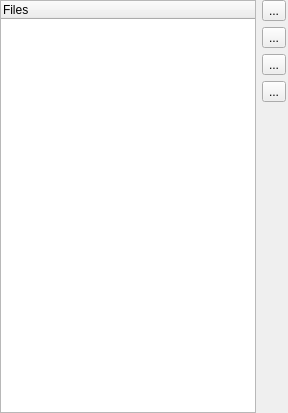
     <widget class="QWidget" name="page_10" >
      <layout class="QGridLayout" >
       <property name="margin" >
        <number>0</number>
       </property>
       <property name="spacing" >
        <number>6</number>
       </property>
       <item rowspan="5" row="0" column="0" >
        <widget class="QTreeWidget" name="free_files_tree" >
         <property name="editTriggers" >
          <set>QAbstractItemView::AllEditTriggers</set>
         </property>
         <property name="alternatingRowColors" >
          <bool>true</bool>
         </property>
         <property name="selectionMode" >
          <enum>QAbstractItemView::ExtendedSelection</enum>
         </property>
         <property name="rootIsDecorated" >
          <bool>false</bool>
         </property>
         <property name="uniformRowHeights" >
          <bool>true</bool>
         </property>
         <property name="allColumnsShowFocus" >
          <bool>true</bool>
         </property>
         <column>
          <property name="text" >
           <string>Files</string>
          </property>
         </column>
        </widget>
       </item>
       <item row="4" column="1" >
        <spacer>
         <property name="orientation" >
          <enum>Qt::Vertical</enum>
         </property>
         <property name="sizeHint" >
          <size>
           <width>26</width>
           <height>311</height>
          </size>
         </property>
        </spacer>
       </item>
       <item row="2" column="1" >
        <widget class="QToolButton" name="move_free_file_up_pb" >
         <property name="toolTip" >
          <string>Move selected layer up (Ctrl+Up)</string>
         </property>
         <property name="text" >
          <string>...</string>
         </property>
         <property name="icon" >
          <iconset resource="layResources.qrc" >:/up.png</iconset>
         </property>
         <property name="shortcut" >
          <string>Ctrl+Up</string>
         </property>
        </widget>
       </item>
       <item row="0" column="1" >
        <widget class="QToolButton" name="add_free_file_pb" >
         <property name="toolTip" >
          <string>Add new layer (Return)</string>
         </property>
         <property name="text" >
          <string>...</string>
         </property>
         <property name="icon" >
          <iconset resource="layResources.qrc" >:/add.png</iconset>
         </property>
         <property name="shortcut" >
          <string>Return</string>
         </property>
        </widget>
       </item>
       <item row="3" column="1" >
        <widget class="QToolButton" name="move_free_file_down_pb" >
         <property name="toolTip" >
          <string>Move selected layer down (Ctrl+Down)</string>
         </property>
         <property name="text" >
          <string>...</string>
         </property>
         <property name="icon" >
          <iconset resource="layResources.qrc" >:/down.png</iconset>
         </property>
         <property name="shortcut" >
          <string>Ctrl+Down</string>
         </property>
        </widget>
       </item>
       <item row="1" column="1" >
        <widget class="QToolButton" name="delete_free_file_pb" >
         <property name="toolTip" >
          <string>Delete selected layers (Delete)</string>
         </property>
         <property name="text" >
          <string>...</string>
         </property>
         <property name="icon" >
          <iconset resource="layResources.qrc" >:/clear.png</iconset>
         </property>
         <property name="shortcut" >
          <string>Del</string>
         </property>
        </widget>
       </item>
      </layout>
     </widget>
